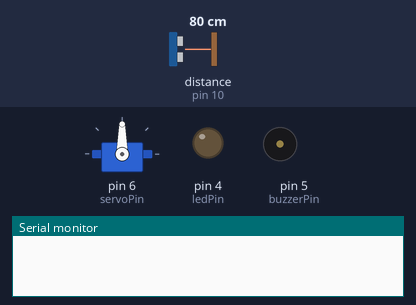
A sketch run on a simulated Arduino Uno, built with avr-gcc and run on an emulated ATmega328P. Shown: servo, output pins drawn as LEDs (lit = HIGH), buzzer (waves = sounding), the last lines printed to the serial monitor. Wiring (inferred from the names in the program): ultrasonic range finder: trigger pin 9; echo pin 10. The test bench sets the inputs (shaded band); at power-on: distance to the obstacle (sensor on pin 10) 80 cm. The echo pulse lasts 58.3 µs per cm; pins used as bus, display or sensor lines are not drawn.

Above: at 0.1 s.
1.8 s: distance to the obstacle (sensor on pin 10) set to 35 cm
4.8 s: distance to the obstacle (sensor on pin 10) set to 28 cm
At 5.01 s:
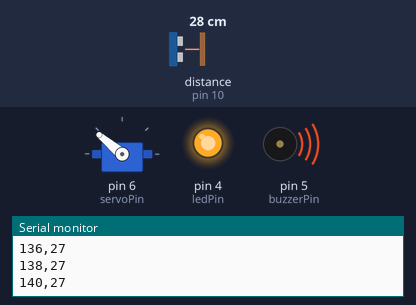
7.8 s: distance to the obstacle (sensor on pin 10) set to 60 cm
At 8.6 s:
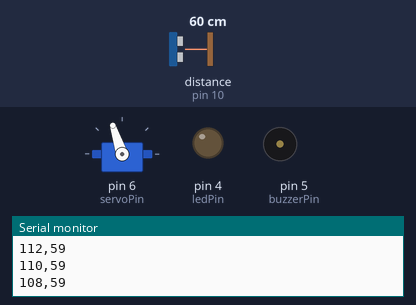
10.8 s: distance to the obstacle (sensor on pin 10) set to 2 cm
At 11.03 s:
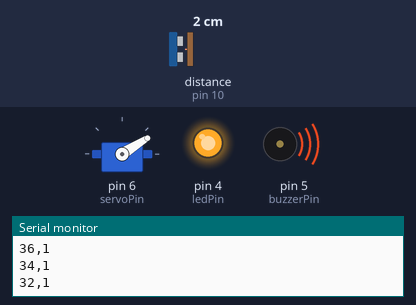
13.8 s: distance to the obstacle (sensor on pin 10) set to 183 cm
At 14.3 s:
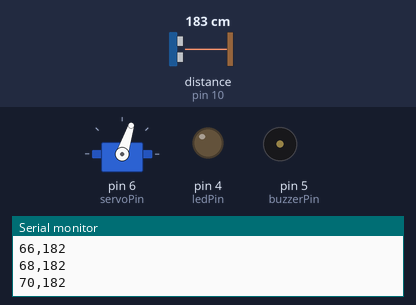
16.8 s: distance to the obstacle (sensor on pin 10) set to 250 cm
Timing chart, 0 to 20.8 s (numbered marks = the images above; inputs shaded):
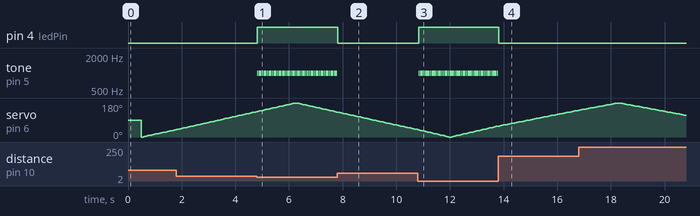

The sketch:

radar.ino
```cpp
//hardware code
#include <Servo.h>

const int trigPin = 9;
const int echoPin = 10;
const int servoPin = 6;
const int ledPin = 4;
const int buzzerPin = 5;

Servo radarServo;

int getDistance() {
  digitalWrite(trigPin, LOW);
  delayMicroseconds(2);

  digitalWrite(trigPin, HIGH);
  delayMicroseconds(10);
  digitalWrite(trigPin, LOW);

  long duration = pulseIn(echoPin, HIGH, 30000);

  if (duration == 0) return 0;

  return duration * 0.0343 / 2;
}

void scanAtAngle(int angle) {
  radarServo.write(angle);
  delay(40);

  int distance = getDistance();

  if (distance > 0 && distance <= 30) {
    digitalWrite(ledPin, HIGH);
    tone(buzzerPin, 1000, 50);
  } else {
    digitalWrite(ledPin, LOW);
    noTone(buzzerPin);
  }

  Serial.print(angle);
  Serial.print(",");
  Serial.println(distance);

  delay(20);
}

void setup() {
  Serial.begin(9600);

  pinMode(trigPin, OUTPUT);
  pinMode(echoPin, INPUT);
  pinMode(ledPin, OUTPUT);
  pinMode(buzzerPin, OUTPUT);

  radarServo.attach(servoPin);
  radarServo.write(90);

  delay(500);
}

void loop() {
  for (int angle = 0; angle <= 180; angle += 2) {
    scanAtAngle(angle);
  }

  for (int angle = 180; angle >= 0; angle -= 2) {
    scanAtAngle(angle);
  }
}
```

Measured:
- the behaviour switches between 32 and 31 cm on distance to the obstacle (sensor on pin 10) (found by bisection; images 0 and 1)
- after the input at 4.8 s, pin 4 (ledPin): LOW → HIGH at once; tone on pin 5 (buzzerPin): alternates 1000 Hz for 0.05 s and silent for 0.01 s, starting at once
- after the input at 7.8 s, pin 4 (ledPin): HIGH → LOW at once; tone on pin 5 (buzzerPin): stops changing and stays silent
- after the input at 10.8 s, pin 4 (ledPin): LOW → HIGH at once; tone on pin 5 (buzzerPin): alternates 1000 Hz for 0.05 s and silent for 0.01 s, starting at once
- after the input at 13.8 s, pin 4 (ledPin): HIGH → LOW at once; tone on pin 5 (buzzerPin): goes on until 13.8 s, then stays silent
- by itself, servo on pin 6 (servoPin): rises from 142° to 180° in 1.4 s, then falls to 114° in 2.6 s
